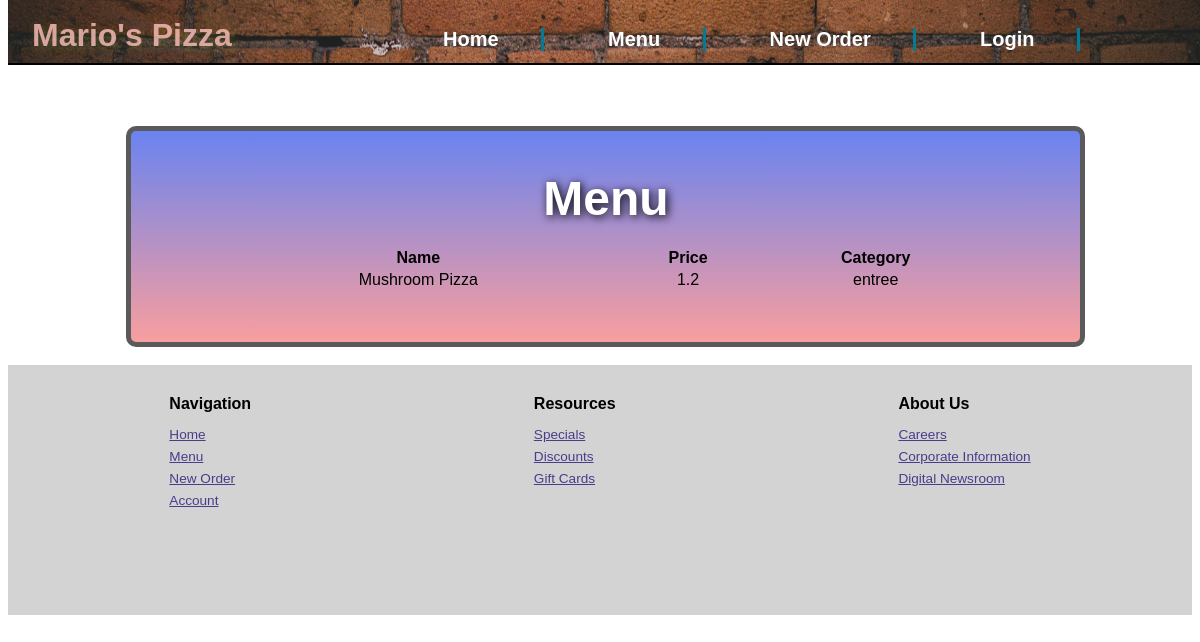
The page /foods on the database its author committed.
### models.py (models this page shows)
class Food(db.Model):
    id = db.Column(db.Integer, primary_key=True)
    name = db.Column(db.String(50))
    price = db.Column(db.Float)
    category=db.Column(db.String(50))

### routes.py (the view)
@app.route('/foods', methods=['GET'])
def food_list():
    food_items = Food.query.all()
    return render_template('foods.html', food_items=food_items)

### templates/foods.html
{% extends 'base.html' %}
{% block content %}
        <div class="topcontainer" id="menutop">
            <h2>Menu</h2>
            <table>
            <thead>
                <tr>
                    <th>Name</th>
                    <th>Price</th>
                    <th>Category</th>
                </tr>
            </thead>
            <tbody>
                {% for food_item in food_items %}
                <tr>
                    <td>{{ food_item.name }}</td>
                    <td>{{ food_item.price }}</td>
                    <td>{{ food_item.category }}</td>
                </tr>
                {% endfor %}
            </tbody>
            </table>
        </div>
        {% endblock %}

### static/css/main.css (style rules this page uses)
* { box-sizing: border-box; font-size: 16px; font-family: Arial, Helvetica, sans-serif; }
body { display: relative; height: 100vh; }
.topcontainer { position: relative; display: flex; flex-direction: column; background-size: cover; background-image: linear-gradient(rgba(88, 130, 255, 0.866), rgba(251, 160, 160, 0.913)); background-color: rgba(190, 32, 32, 0.519); background-repeat: no-repeat; min-height: 200px; border: 5px solid rgb(90, 90, 90); border-radius: 10px; }
.topcontainer h2 { margin-bottom: 0px; font-size: 2.5rem; color: white; text-shadow:2px 2px 10px rgba(0, 0, 0); }
@media only screen and (min-width: 750px) { .topcontainer h2 { font-size: 3rem; text-align: center; } }
@media only screen and (min-width: 750px) { .topcontainer { padding-left: 85px; padding-right: 85px; padding-bottom: 85px; text-align: center; } }
@media only screen and (min-width: 750px) { .topcontainer h2 { text-align: center; } }
#menutop { padding-bottom: 50px; }
#menutop h2 { margin-bottom: 20px; }

### rows shown on the page
Food: name "Mushroom Pizza", price "1.2", category "entree"
